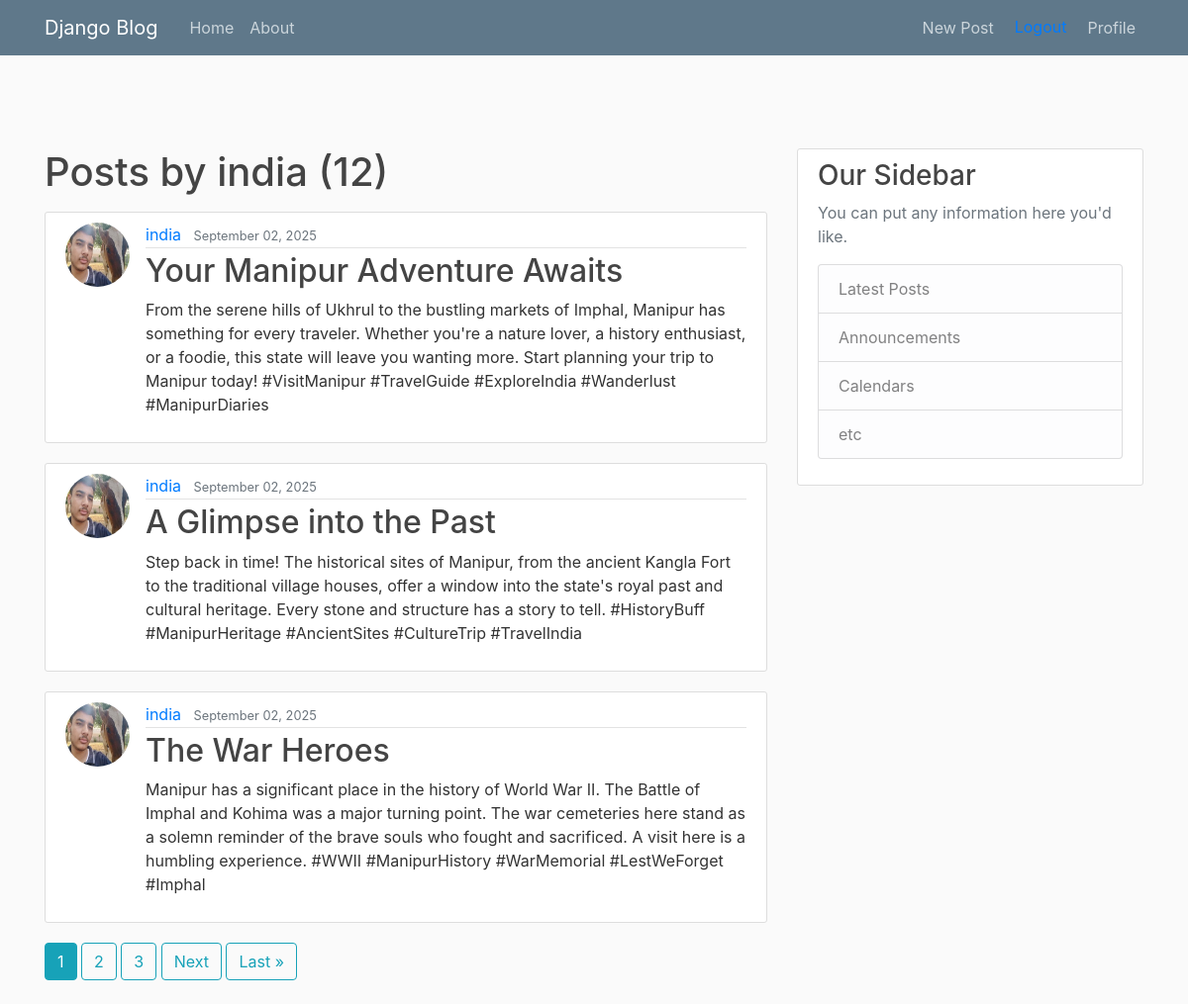
The app's page /user/india/ (signed in) with its own data.
### blog/models.py (models this page shows, shortened)
class Post(models.Model):
    title=models.CharField(max_length=100)
    content= models.TextField()
    date_posted=models.DateTimeField(default=timezone.now)
    author=models.ForeignKey(User,on_delete=models.CASCADE)

### users/models.py (models this page shows, shortened)
class Profile(models.Model):
    user = models.OneToOneField(User, on_delete=models.CASCADE)
    image = models.ImageField(default='default.jpg', upload_to='profile_pics')

### blog/views.py (the view)
# urls.py: path('user/<str:username>/',UserPostListView.as_view(),name='user-posts'),
class UserPostListView(ListView):
    model=Post
    template_name='blog/user_posts.html'
    context_object_name='posts'
    paginate_by=3
    def get_queryset(self):
        user=get_object_or_404(User,username=self.kwargs.get('username'))
        return Post.objects.filter(author=user).order_by('-date_posted')

### blog/templates/blog/user_posts.html (shortened to what this page needs)
{% extends "blog/base.html" %}
{% block content %}
 <h1 class="mb-3">Posts by {{ view.kwargs.username }} ({{ page_obj.paginator.count }})</h1>
  {% for post in posts %}
    <article class="media content-section">
      <img class="rounded-circle article-img" src="{{ post.author.profile.image.url }}">
      <div class="media-body">
        <div class="article-metadata">
          <a class="mr-2" href="{% url 'user-posts' post.author.username %}">{{ post.author }}</a>
          <small class="text-muted">{{ post.date_posted|date:"F d, Y" }}</small>
        </div>
        <h2><a class="article-title" href="{% url 'post-detail' post.id %}">{{ post.title }}</a></h2>
        <p class="article-content">{{ post.content }}</p>
      </div>
    </article>
  {% endfor %}
  {% if is_paginated %}
    {% for num in page_obj.paginator.page_range %}
      {% if page_obj.number == num %}
        <a class ="btn btn-info mb-4" href="?page={{ num }}">{{ num }}</a>
      {% elif num > page_obj.number|add:'-3' and num < page_obj.number|add:'3' %}
        <a class ="btn btn-outline-info mb-4" href="?page={{ num }}">{{ num }}</a>
      {% endif %}
  {% endfor %}
  {% if page_obj.has_next %}
       <a class ="btn btn-outline-info mb-4" href="?page={{ page_obj.next_page_number }}">Next</a>
       <a class ="btn btn-outline-info mb-4" href="?page={{ page_obj.paginator.num_pages }}">Last &raquo;</a>
  {% endif %}
{% endif %}
{% endblock content %}

### blog/static/blog/main.css (style rules this page uses)
body { background: #fafafa; color: #333333; margin-top: 5rem; }
h1, h2, h3, h4, h5, h6 { color: #444444; }
.content-section { background: #ffffff; padding: 10px 20px; border: 1px solid #dddddd; border-radius: 3px; margin-bottom: 20px; }
.article-title { color: #444444; }
.article-content { white-space: pre-line; }
.article-img { height: 65px; width: 65px; margin-right: 16px; }
.article-metadata { padding-bottom: 1px; margin-bottom: 4px; border-bottom: 1px solid #e3e3e3 }

### records on screen
Post: author.profile.image (placeholder picture), author "india", date_posted "September 02, 2025", title "Your Manipur Adventure Awaits", content "From the serene hills of Ukhrul to the bustling markets of Imphal, Manipur has something for every traveler. Whether you're a nature lover, a history enthusiast, or a foodie, this state will leave you wanting more. Start planning your trip to Manipur today! #VisitManipur #TravelGuide #ExploreIndia #Wanderlust #ManipurDiaries"
Post: author.profile.image (placeholder picture), author "india", date_posted "September 02, 2025", title "A Glimpse into the Past", content "Step back in time! The historical sites of Manipur, from the ancient Kangla Fort to the traditional village houses, offer a window into the state's royal past and cultural heritage. Every stone and structure has a story to tell. #HistoryBuff #ManipurHeritage #AncientSites #CultureTrip #TravelIndia"
Post: author.profile.image (placeholder picture), author "india", date_posted "September 02, 2025", title "The War Heroes", content "Manipur has a significant place in the history of World War II. The Battle of Imphal and Kohima was a major turning point. The war cemeteries here stand as a solemn reminder of the brave souls who fought and sacrificed. A visit here is a humbling experience. #WWII #ManipurHistory #WarMemorial #LestWeForget #Imphal"

### other values on screen
{{ view.kwargs.username }} "india"
{{ page_obj.paginator.count }} "12"
{{ num }} "1"
{{ num }} "2" "3"
